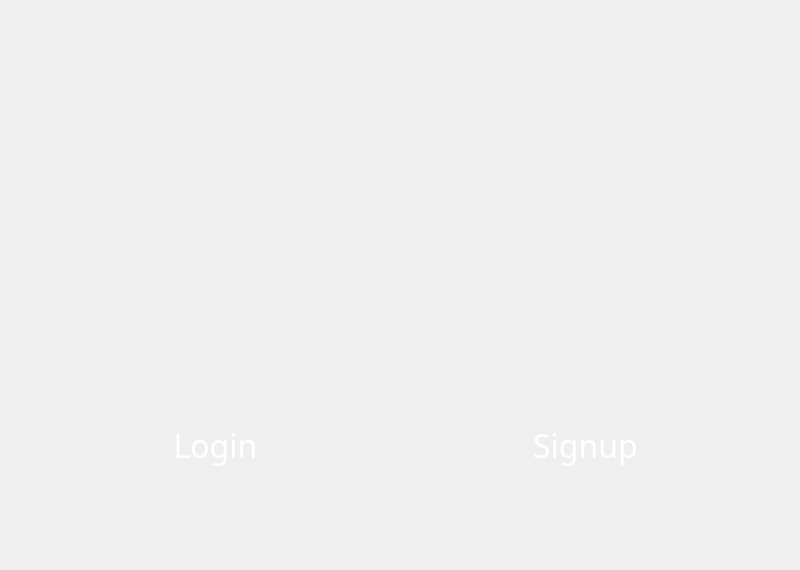
<?xml version="1.0" encoding="UTF-8"?>
<ui version="4.0">
 <class>MainWindow</class>
 <widget class="QMainWindow" name="MainWindow">
  <property name="geometry">
   <rect>
    <x>0</x>
    <y>0</y>
    <width>800</width>
    <height>570</height>
   </rect>
  </property>
  <property name="font">
   <font>
    <weight>50</weight>
    <bold>false</bold>
    <underline>false</underline>
   </font>
  </property>
  <property name="windowTitle">
   <string>MainWindow</string>
  </property>
  <widget class="QWidget" name="centralwidget">
   <widget class="QLabel" name="label">
    <property name="geometry">
     <rect>
      <x>0</x>
      <y>-20</y>
      <width>801</width>
      <height>591</height>
     </rect>
    </property>
    <property name="font">
     <font>
      <family>Ageo ExtraBold</family>
      <pointsize>29</pointsize>
      <weight>50</weight>
      <bold>false</bold>
      <underline>false</underline>
     </font>
    </property>
    <property name="text">
     <string/>
    </property>
    <property name="pixmap">
     <pixmap resource="resources.qrc">:/new/prefix1/mainscreen.png</pixmap>
    </property>
    <property name="alignment">
     <set>Qt::AlignCenter</set>
    </property>
   </widget>
   <widget class="QPushButton" name="LoginButton">
    <property name="geometry">
     <rect>
      <x>90</x>
      <y>420</y>
      <width>251</width>
      <height>51</height>
     </rect>
    </property>
    <property name="font">
     <font>
      <family>Ageo Light</family>
      <pointsize>24</pointsize>
      <weight>50</weight>
      <bold>false</bold>
      <underline>false</underline>
     </font>
    </property>
    <property name="styleSheet">
     <string notr="true">color:white</string>
    </property>
    <property name="text">
     <string>Login</string>
    </property>
    <property name="flat">
     <bool>true</bool>
    </property>
   </widget>
   <widget class="QPushButton" name="SignupButton">
    <property name="geometry">
     <rect>
      <x>460</x>
      <y>420</y>
      <width>251</width>
      <height>51</height>
     </rect>
    </property>
    <property name="font">
     <font>
      <family>Ageo Light</family>
      <pointsize>24</pointsize>
      <weight>50</weight>
      <bold>false</bold>
      <underline>false</underline>
     </font>
    </property>
    <property name="styleSheet">
     <string notr="true">color:white</string>
    </property>
    <property name="text">
     <string>Signup</string>
    </property>
    <property name="flat">
     <bool>true</bool>
    </property>
   </widget>
  </widget>
 </widget>
 <resources>
  <include location="resources.qrc"/>
 </resources>
 <connections/>
</ui>
